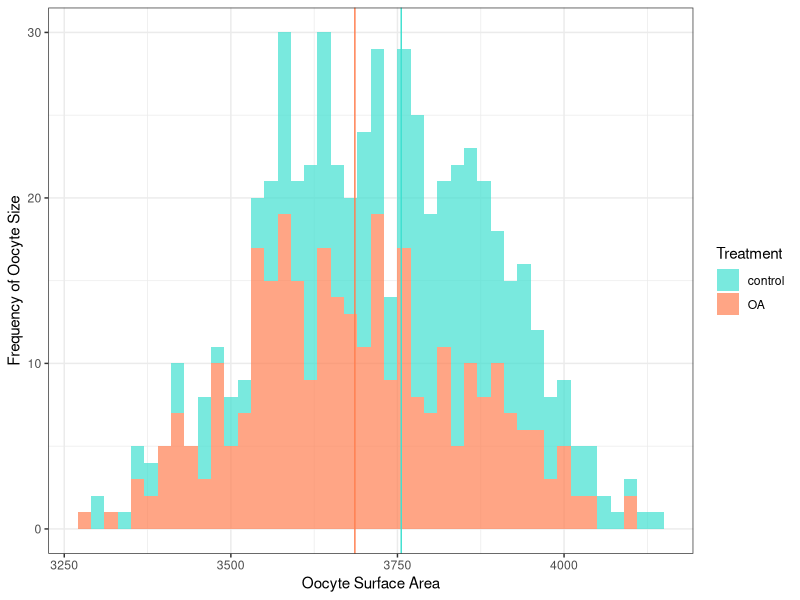

The R script that drew this image:
#Load libraries
library(ggplot2)
library(nlme)

#read in data
egg.dat<-read.csv('clam egg size.csv')

#linear mixed effects model of the effect of OA treatment on egg surface area (individual eggs)
egg.size<-lme(Area~as.factor(Treatment), random=~1|Clam_Num, data=egg.dat, na.action=na.omit)

summary(egg.size)

#consider egg size as average per spawner
egg.sub<-subset(egg.dat, select=c(Clam_Num, Area, Treatment))
egg.avg<-aggregate(Area~Clam_Num, data=egg.sub, FUN=mean)
egg.treatment<-unique(subset(egg.sub, select=c(Clam_Num, Treatment)))
egg.avg2<-merge(x=egg.avg, y=egg.treatment, by='Clam_Num', all.x=T)

#lme (average egg size per female)
egg.size2<-lme(Area~as.factor(Treatment), random=~1|Clam_Num, data=egg.avg2, na.action=na.omit)

summary(egg.size2)

#histogram of egg surface area by treatment
ggplot(data=egg.dat, aes(x=Area, fill=Treatment)) +
  geom_histogram(alpha=0.7, binwidth=20) +
  geom_vline(xintercept=3755.66, color='turquoise')+
  geom_vline(xintercept=3686.09, color='coral')+
  theme_bw() +
  scale_fill_manual(values=c('turquoise', 'coral')) +
  xlab('Oocyte Surface Area') +
  ylab('Frequency of Oocyte Size')

